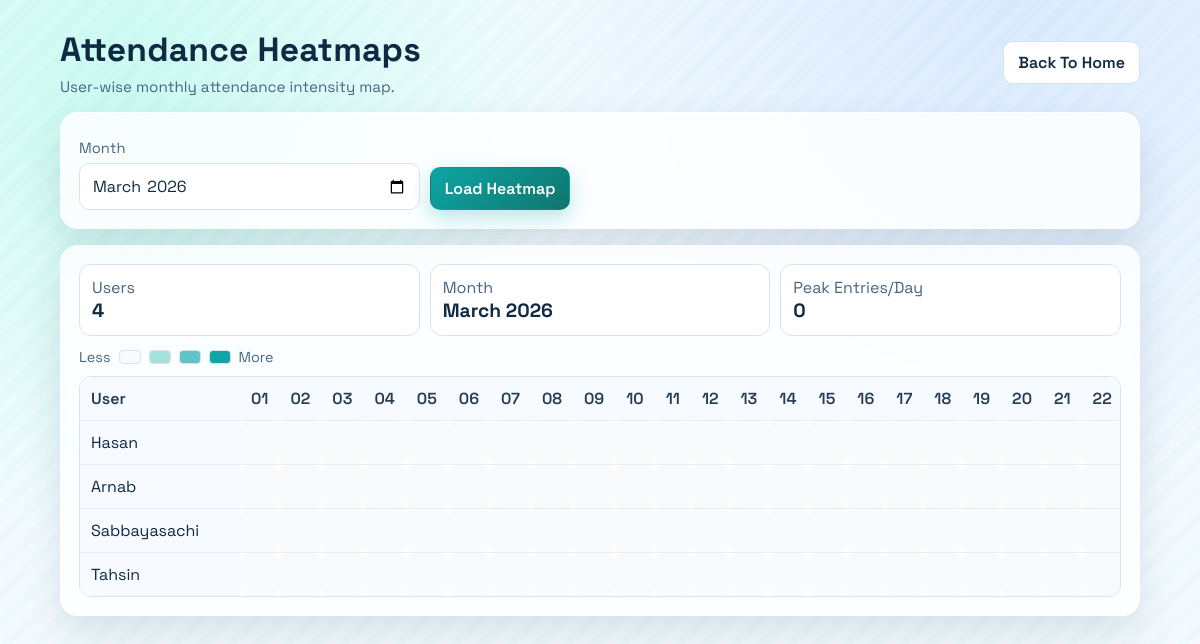
/pages/heatmaps.php, run on the app's committed database.
### tables this page shows
CREATE TABLE IF NOT EXISTS users (
    id INT UNSIGNED AUTO_INCREMENT PRIMARY KEY,
    name VARCHAR(100) NOT NULL,
    user_hash CHAR(64) NOT NULL UNIQUE,
    created_at DATETIME NOT NULL DEFAULT CURRENT_TIMESTAMP
);

### public/pages/heatmaps.php (the view, shortened to what this page needs)
<?php
require_once __DIR__ . '/../../config/config.php';
$tz = new DateTimeZone('Asia/Dhaka');
$today = new DateTimeImmutable('now', $tz);
$month = (string)($_GET['month'] ?? $today->format('Y-m'));
$monthStart = new DateTimeImmutable($month . '-01', $tz);
$monthEnd = $monthStart->modify('last day of this month');
$days = [];
$cursor = $monthStart;
while ($cursor <= $monthEnd) {
    $days[] = $cursor->format('Y-m-d');
    $cursor = $cursor->modify('+1 day');
}
$users = $pdo->query('SELECT id, name FROM users ORDER BY id ASC')->fetchAll();
$counts = [];
$maxCount = 0;
function heatCellStyle(int $value, int $max): string
{
    if ($value <= 0 || $max <= 0) {
        return 'background:#f8fafc;color:#9aa5b1;';
    }
    $ratio = $value / $max;
    $alpha = 0.25 + (0.75 * $ratio);
    $alphaText = number_format($alpha, 2, '.', '');
    return "background:rgba(14,165,164,{$alphaText});color:#052e2b;";
}
?>
<!doctype html>
<html lang="en">
<head>
    <link rel="stylesheet" href="/assets/styles.css">
</head>
<body>
    <main class="shell">
        <header class="hero">
            <div>
                <h1 class="title">Attendance Heatmaps</h1>
                <p class="subtitle">User-wise monthly attendance intensity map.</p>
            </div>
            <div class="actions no-print">
                <a class="btn-link ghost" href="/">Back To Home</a>
            </div>
        </header>
        <section class="panel no-print">
            <form method="get" action="/pages/heatmaps.php" class="filters">
                <div>
                    <label for="month">Month</label>
                    <input type="month" id="month" name="month" value="<?= htmlspecialchars($month, ENT_QUOTES, 'UTF-8') ?>" required>
                </div>
                <div class="actions">
                    <button class="btn primary" type="submit">Load Heatmap</button>
                </div>
            </form>
        </section>
        <section class="panel">
            <div class="kpi" style="margin-bottom: 12px;">
                <div class="kpi-item"><span class="meta">Users</span><strong><?= count($users) ?></strong></div>
                <div class="kpi-item"><span class="meta">Month</span><strong><?= htmlspecialchars($monthStart->format('F Y'), ENT_QUOTES, 'UTF-8') ?></strong></div>
                <div class="kpi-item"><span class="meta">Peak Entries/Day</span><strong><?= $maxCount ?></strong></div>
            </div>
            <div class="legend" style="margin-bottom: 10px;">
                <span>Less</span>
                <span class="legend-box" style="background:#f8fafc;"></span>
                <span class="legend-box" style="background:rgba(14,165,164,0.35);"></span>
                <span class="legend-box" style="background:rgba(14,165,164,0.65);"></span>
                <span class="legend-box" style="background:rgba(14,165,164,1);"></span>
                <span>More</span>
            </div>
            <div class="table-wrap">
                <table class="heatmap-table">
                    <thead>
                        <tr>
                            <th>User</th>
                            <?php foreach ($days as $day): ?>
                                <th><?= (new DateTimeImmutable($day))->format('d') ?></th>
                            <?php endforeach; ?>
                        </tr>
                    </thead>
                    <tbody>
                        <?php if (count($users) === 0): ?>
                            <tr>
                                <td colspan="<?= count($days) + 1 ?>">No users found.</td>
                            </tr>
                        <?php else: ?>
                            <?php foreach ($users as $user): ?>
                                <?php $uid = (int)$user['id']; ?>
                                <tr>
                                    <td><?= htmlspecialchars((string)$user['name'], ENT_QUOTES, 'UTF-8') ?></td>
                                    <?php foreach ($days as $day): ?>
                                        <?php $value = (int)($counts[$uid][$day] ?? 0); ?>
                                        <td class="heat-cell" style="<?= htmlspecialchars(heatCellStyle($value, $maxCount), ENT_QUOTES, 'UTF-8') ?>">
                                        </td>
                                    <?php endforeach; ?>
                                </tr>
                            <?php endforeach; ?>
                        <?php endif; ?>
                    </tbody>
                </table>
            </div>
        </section>
    </main>
</body>
</html>

### public/assets/styles.css (style rules this page uses)
:root { --bg: #f4fbff; --bg-accent-1: #dbeafe; --bg-accent-2: #ccfbf1; --panel: rgba(255, 255, 255, 0.82); --panel-strong: #ffffff; --text: #102a43; --muted: #486581; --line: #d7e3f0; --primary: #0ea5a4; --primary-strong: #0f766e; --danger: #dc2626; --shadow: 0 18px 40px rgba(16, 42, 67, 0.12); --radius-lg: 18px; --radius-md: 12px; }
* { box-sizing: border-box; }
html, body { margin: 0; padding: 0; }
body { font-family: 'Space Grotesk', 'IBM Plex Sans', 'Trebuchet MS', sans-serif; color: var(--text); min-height: 100vh; background: radial-gradient(circle at 10% 10%, var(--bg-accent-2), transparent 35%), radial-gradient(circle at 85% 0%, var(--bg-accent-1), transparent 40%), var(--bg); }
body::before { content: ''; position: fixed; inset: 0; pointer-events: none; background-image: linear-gradient(135deg, rgba(14, 165, 164, 0.05) 25%, transparent 25%, transparent 50%, rgba(14, 165, 164, 0.05) 50%, rgba(14, 165, 164, 0.05) 75%, transparent 75%, transparent); background-size: 28px 28px; opacity: 0.4; }
.shell { width: min(1080px, calc(100% - 28px)); margin: 28px auto 44px; position: relative; z-index: 1; }
.hero { display: flex; justify-content: space-between; align-items: center; gap: 12px; margin-bottom: 16px; animation: rise 380ms ease; }
.title { margin: 0; font-size: clamp(1.5rem, 2.8vw, 2.2rem); letter-spacing: 0.2px; }
.subtitle { margin: 6px 0 0; color: var(--muted); font-size: 0.95rem; }
.panel { border: 1px solid rgba(255, 255, 255, 0.7); background: var(--panel); backdrop-filter: blur(8px); border-radius: var(--radius-lg); box-shadow: var(--shadow); padding: 18px; margin-bottom: 16px; animation: rise 420ms ease; }
label { display: block; margin: 8px 0 6px; font-size: 0.92rem; color: var(--muted); }
input, textarea, select { width: 100%; padding: 11px 12px; border-radius: 10px; border: 1px solid var(--line); background: var(--panel-strong); font: inherit; color: var(--text); outline: none; transition: border-color 180ms ease, box-shadow 180ms ease; }
.actions { display: flex; gap: 9px; flex-wrap: wrap; align-items: center; }
.btn, .btn-link { display: inline-flex; justify-content: center; align-items: center; gap: 8px; border-radius: 10px; border: 1px solid transparent; padding: 10px 14px; font: inherit; font-weight: 600; cursor: pointer; text-decoration: none; transition: transform 140ms ease, box-shadow 140ms ease, background 140ms ease; }
.btn.primary, .btn-link.primary { background: linear-gradient(135deg, var(--primary), var(--primary-strong)); color: #fff; box-shadow: 0 8px 20px rgba(14, 165, 164, 0.28); }
.btn.ghost, .btn-link.ghost { background: #fff; border-color: var(--line); color: var(--text); }
.meta { color: var(--muted); margin: 0; }
.table-wrap { width: 100%; overflow-x: auto; border: 1px solid var(--line); border-radius: 12px; background: #fff; }
table { width: 100%; border-collapse: collapse; min-width: 660px; }
th, td { border-bottom: 1px solid #e6edf5; padding: 11px; text-align: left; vertical-align: top; }
th { background: #f7fbff; color: #243b53; font-weight: 600; }
tr:last-child td { border-bottom: none; }
.kpi { display: grid; grid-template-columns: repeat(3, minmax(0, 1fr)); gap: 10px; }
.kpi-item { border-radius: 12px; background: #fff; border: 1px solid var(--line); padding: 12px; }
.kpi-item strong { display: block; font-size: 1.2rem; }
.filters { display: grid; grid-template-columns: repeat(3, minmax(0, 1fr)); gap: 10px; align-items: end; }

### public/pages/heatmaps.php (style rules this page uses)
.heatmap-table { min-width: 980px; }
.heatmap-table th, .heatmap-table td { text-align: center; white-space: nowrap; }
.heatmap-table th:first-child, .heatmap-table td:first-child { position: sticky; left: 0; z-index: 1; text-align: left; background: #f7fbff; min-width: 160px; }
.heat-cell { font-weight: 600; border-radius: 8px; }
.legend { display: flex; align-items: center; gap: 8px; flex-wrap: wrap; color: var(--muted); font-size: 0.9rem; }
.legend-box { width: 22px; height: 14px; border-radius: 4px; border: 1px solid #d7e3f0; }

### data on the page
users: name "Hasan"
users: name "Arnab"
users: name "Sabbayasachi"
users: name "Tahsin"

### other printed values
count($users) "4"
$monthStart->format('F Y') "March 2026"
$maxCount "0"
